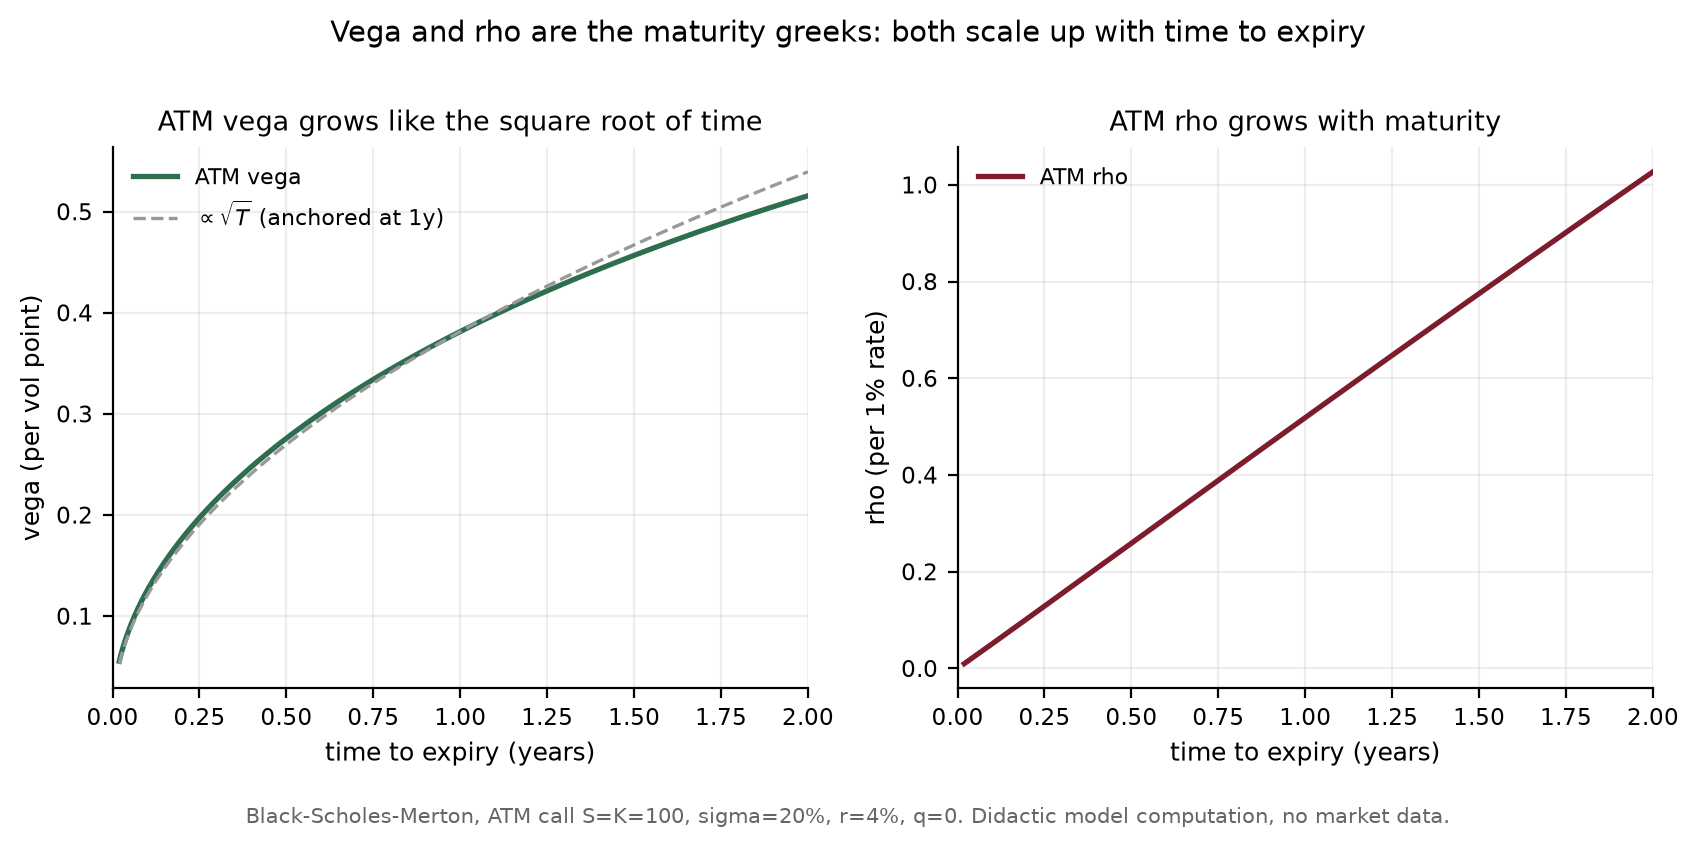

This figure's Python source:
"""
Figure 2 - Maturity dependence of ATM vega and ATM rho (term structure).

Didactic Black-Scholes-Merton computation, no market data: at-the-money vega
(per vol point) and at-the-money rho (per 1% rate) are plotted as functions of
time to expiry, from 1 week to 2 years, for a call with S = K = 100,
sigma = 20%, r = 4%, q = 0. Both grow with maturity; vega tracks the square
root of time closely, rho grows a little faster than linearly. A dashed
reference curve proportional to sqrt(T), anchored at the 1-year vega, makes the
sqrt(T) growth of vega visible.

Reproducible:
    python fig_fo_term_structure.py     # numpy, matplotlib, stdlib math
"""
import os, math
import numpy as np
import matplotlib
matplotlib.use("Agg")
import matplotlib.pyplot as plt

HERE = os.path.dirname(os.path.abspath(__file__))
SQRT2PI = math.sqrt(2.0 * math.pi)


def npdf(x):
    return math.exp(-0.5 * x * x) / SQRT2PI


def ncdf(x):
    return 0.5 * (1.0 + math.erf(x / math.sqrt(2.0)))


def bsm_greeks(S, K, T, r, sigma, q=0.0, call=True):
    """Verified BSM greeks. vega per vol POINT; rho per 1% rate."""
    sqrtT = math.sqrt(T)
    d1 = (math.log(S / K) + (r - q + 0.5 * sigma ** 2) * T) / (sigma * sqrtT)
    d2 = d1 - sigma * sqrtT
    dq, dr = math.exp(-q * T), math.exp(-r * T)
    s = 1.0 if call else -1.0
    vega = S * dq * npdf(d1) * sqrtT / 100.0
    rho = s * K * T * dr * ncdf(s * d2) / 100.0
    return dict(vega=vega, rho=rho)


K, SIG, R = 100.0, 0.20, 0.04
T = np.linspace(1 / 52.0, 2.0, 400)
vega = np.array([bsm_greeks(100.0, K, t, R, SIG)["vega"] for t in T])
rho = np.array([bsm_greeks(100.0, K, t, R, SIG)["rho"] for t in T])

# sqrt(T) reference for vega, anchored at T = 1 year
vega_1y = bsm_greeks(100.0, K, 1.0, R, SIG)["vega"]
sqrt_ref = vega_1y * np.sqrt(T / 1.0)

fig, axes = plt.subplots(1, 2, figsize=(8.6, 3.9))

ax = axes[0]
ax.plot(T, vega, color="#2f6d4f", lw=1.9, label="ATM vega")
ax.plot(T, sqrt_ref, color="#999", lw=1.2, ls="--", label=r"$\propto\sqrt{T}$ (anchored at 1y)")
ax.set_title("ATM vega grows like the square root of time", fontsize=9.8)
ax.set_xlabel("time to expiry (years)", fontsize=9)
ax.set_ylabel("vega (per vol point)", fontsize=9)
ax.legend(fontsize=8, frameon=False, loc="upper left")

ax = axes[1]
ax.plot(T, rho, color="#7c1c2c", lw=1.9, label="ATM rho")
ax.set_title("ATM rho grows with maturity", fontsize=9.8)
ax.set_xlabel("time to expiry (years)", fontsize=9)
ax.set_ylabel("rho (per 1% rate)", fontsize=9)
ax.legend(fontsize=8, frameon=False, loc="upper left")

for ax in axes:
    for sp in ("top", "right"):
        ax.spines[sp].set_visible(False)
    ax.grid(True, alpha=0.22)
    ax.tick_params(labelsize=8.2)
    ax.set_xlim(0, 2.0)

fig.suptitle("Vega and rho are the maturity greeks: both scale up with time to expiry",
             fontsize=10.4, y=1.00)
fig.text(0.5, -0.03,
         "Black-Scholes-Merton, ATM call S=K=100, sigma=20%, r=4%, q=0. "
         "Didactic model computation, no market data.",
         ha="center", fontsize=7.5, color="#666")
plt.tight_layout()
OUT = os.path.join(HERE, "fig_fo_term_structure.png")
fig.savefig(OUT, dpi=200, bbox_inches="tight")
print("wrote", OUT)

# ---------------------------------------------------------------- printed numbers
labels = [(1 / 52.0, "1 week"), (1 / 12.0, "1 month"), (0.25, "3 months"),
          (0.5, "6 months"), (1.0, "1 year"), (2.0, "2 years")]
for t, lab in labels:
    g = bsm_greeks(100.0, K, t, R, SIG)
    print(f"ATM {lab:9s} (T={t:.4f}): vega/pt={g['vega']:.3f} rho/1%={g['rho']:.3f}")
# sqrt(T) sanity: vega(1y)/vega(1w) vs sqrt(52)
v1w = bsm_greeks(100.0, K, 1 / 52.0, R, SIG)["vega"]
v1y = bsm_greeks(100.0, K, 1.0, R, SIG)["vega"]
print(f"vega ratio 1y/1w = {v1y / v1w:.2f}  (sqrt(52) = {math.sqrt(52.0):.2f})")
